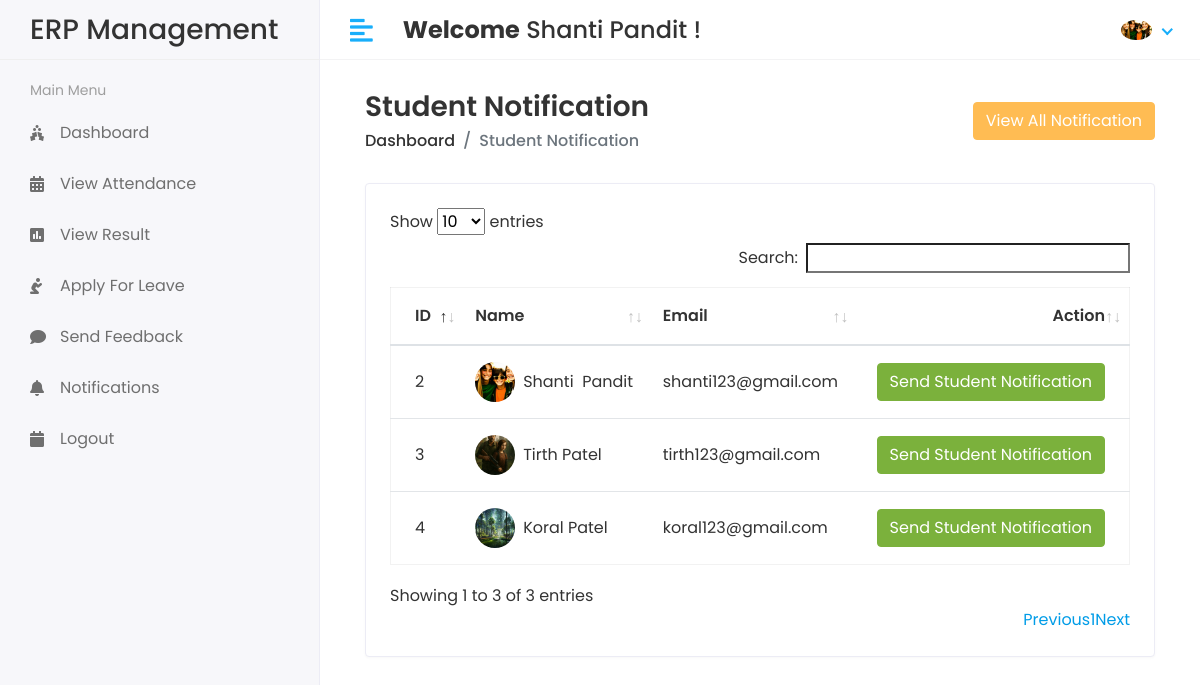
The app's page /Hod/Student/send_notification (signed in) with its own data.
### app/models.py (models this page shows, shortened)
class CustomUser(AbstractUser):
    USER = (
        (1,'HOD'),
        (2,'STAFF'),
        (3,'STUDENT'),
    )
    user_type = models.CharField(choices=USER,max_length=50,default=1)
    profile_pic = models.ImageField(upload_to='media/profile_pic')

class Student(models.Model):
    admin = models.OneToOneField(CustomUser,on_delete=models.CASCADE)
    address = models.TextField()
    gender = models.CharField(max_length=100)
    course_id = models.ForeignKey(Course,on_delete=models.DO_NOTHING)
    session_year_id = models.ForeignKey(Session_Year,on_delete=models.DO_NOTHING)
    created_at = models.DateTimeField(auto_now_add=True)
    updated_at = models.DateTimeField(auto_now=True)

### student_management_system/Hod_Views.py (the view)
# urls.py: path('Hod/Student/send_notification',Hod_Views.STUDENT_SEND_NOTIFICATION,name='student_send_notification'),
@login_required(login_url='/')
def STUDENT_SEND_NOTIFICATION(request):
    student = Student.objects.all()
    notification = Student_Notification.objects.all()
    context = {
        'student':student,
        'notification':notification,
    }
    return render(request,'Hod/student_notification.html',context)

### app/templates/Hod/student_notification.html (shortened to what this page needs)
{% extends 'base.html' %}
{% block content %}
<div class="content container-fluid">
   <div class="page-header">
      <div class="row align-items-center">
         <div class="col">
            <h3 class="page-title">Student Notification</h3>
            <ul class="breadcrumb">
               <li class="breadcrumb-item"><a href="index.html">Dashboard</a></li>
               <li class="breadcrumb-item active">Student Notification</li>
            </ul>
         </div>
         <div class="col-auto text-right float-right ml-auto">
            <button type="button" class="btn btn-primary" data-toggle="modal" data-target="#exampleModalCenter">
               View All Notification
            </button>
         </div>
      </div>
   </div>
   <div class="row">
      <div class="col-sm-12">
         <div class="card card-table">
            <div class="card-body">
               <div class="table-responsive">
                  <table id="table_id" class="table table-hover table-center mb-0">
                     <thead>
                        <tr>
                           <th>ID</th>
                           <th>Name</th>
                           <th>Email</th>
                           <th class="text-right">Action</th>
                        </tr>
                     </thead>
                     <tbody>
                     {% for i in student %}
                        <tr>
                           <td>{{i.id}}</td>
                           <td>
                              <h2 class="table-avatar">
                                 <a href="student-details.html" class="avatar avatar-sm mr-2"><img class="avatar-img rounded-circle" src="/{{i.admin.profile_pic}}" alt="User Image"></a>
                                 <a href="student-details.html">{{i.admin.first_name}}&nbsp;{{i.admin.last_name}}</a>
                              </h2>
                           </td>
                           <td>{{i.admin.email}}</td>
                           <td class="text-right">
                              <button type="button" class="btn btn-success" data-toggle="modal" data-target="#sendnotification-{{forloop.counter}}">
                                 Send Student Notification
                              </button>
                           </td>
                        </tr>
                     {% endfor %}
                     </tbody>
                  </table>
               </div>
            </div>
         </div>
      </div>
   </div>
</div>
{% endblock %}

### app/templates/includes/header.html (shortened to what this page needs)
{% load static %}
<div class="header">
   <div class="header-left">
      <a href="index.html" class="logo" style="text-decoration:none; color:inherit;">
         <h3 style="margin: 0; padding: 10px;">ERP Management</h3>
      </a>
   </div>
   <a href="javascript:void(0);" id="toggle_btn">
      <i class="fas fa-align-left"></i>
   </a>
   <div class="top-nav-search mt-3">
      <h4><strong>Welcome</strong>&nbsp;<span>{{user.first_name}} {{user.last_name}}</span>&nbsp;!</h4>
   </div>
   <ul class="nav user-menu">
      <li class="nav-item dropdown has-arrow">
         <a href="#" class="dropdown-toggle nav-link" data-toggle="dropdown">
            {% if user.profile_pic == "" %}
            <span class="user-img"><img class="rounded-circle" src="{% static 'assets/img/noimg.jpg' %}" width="31"
                  alt="Ryan Taylor"></span>
            {% else %}
            <span class="user-img"><img class="rounded-circle" src="/{{user.profile_pic}}" width="31"
                  alt="Ryan Taylor"></span>
            {% endif %}
         </a>
      </li>
   </ul>
</div>

### app/static/assets/css/style.css (style rules this page uses)
html { height: 100%; }
body { background-color: #fff; color: #333; font-family: 'Poppins', sans-serif; font-size: 1rem; height: 100%; line-height: 1.5; overflow-x: hidden; }
h1, h2, h3, h4, h5, h6 { font-family: 'Poppins', sans-serif; margin-top: 0; }
a { color: #009ce7; }
input, button, a { transition: all 0.4s ease; -moz-transition: all 0.4s ease; -o-transition: all 0.4s ease; -ms-transition: all 0.4s ease; -webkit-transition: all 0.4s ease; }
input, input:focus, button, button:focus { outline: none; }
ul, ol { padding: 0px; list-style: none; }
.table { color: #333; max-width: 100%; margin-bottom: 0; width: 100%; }
.table.dataTable { border-collapse: collapse !important; border: 1px solid rgba(0, 0, 0, 0.05); }
table.table td h2 { display: inline-block; font-size: inherit; font-weight: 400; margin: 0; padding: 0; vertical-align: middle; }
table.table td h2.table-avatar { align-items: center; display: inline-flex; font-size: inherit; font-weight: 400; margin: 0; padding: 0; vertical-align: middle; white-space: nowrap; }
table.table td h2 a { color: #333; }
.table thead tr th { font-weight: 600; }
.table tbody tr { border-bottom: 1px solid rgba(0, 0, 0, 0.05); }
.table.table-center td, .table.table-center th { vertical-align: middle; }
.card-table .card-body .table>thead>tr>th { border-top: 0; }
.card-table .card-body .table tr td:first-child, .card-table .card-body .table tr th:first-child { padding-left: 1.5rem; }
.card-table .card-body .table tr td:last-child, .card-table .card-body .table tr th:last-child { padding-right: 1.5rem; }
.card-table .table td, .card-table .table th { border-top: 1px solid #e2e5e8; padding: 1rem 0.75rem; white-space: nowrap; }
.btn-primary { background-color: #FFBC53; border: 1px solid #FFBC53; }
.btn-success { background-color: #7bb13c; border: 1px solid #7bb13c }
.card { border: 1px solid #ececf5; box-shadow: 0 1px 3px 0 rgba(0, 0, 0, 0.03); margin-bottom: 1.875rem; }
.card-body { padding: 1.5rem; }
.avatar { position: relative; display: inline-block; width: 3rem; height: 3rem }
.avatar>img { width: 100%; height: 100%; -o-object-fit: cover; object-fit: cover; }
.avatar-sm { width: 2.5rem; height: 2.5rem; }
.header { background-color: #fff; border-bottom: 1px solid #f3f3f4; left: 0; position: fixed; right: 0; top: 0; z-index: 1001; height: 60px; }
.header .header-left { float: left; height: 60px; padding: 0 20px; position: relative; width: 320px; z-index: 1; transition: all 0.2s ease-in-out; background-color: #f7f7fa; border-bottom: 1px solid #efefef; border-right: 1px solid #ececf5; display: flex; align-items: center; }
.header .header-left .logo { display: inline-block; line-height: 60px; }
.header .dropdown-toggle:after { display: none; }
.header .has-arrow .dropdown-toggle:after { border-top: 0; border-left: 0; border-bottom: 2px solid #18aefa; border-right: 2px solid #18aefa; content: ''; height: 8px; display: inline-block; pointer-events: none; -webkit-transform-origin: 66% 66%; -ms-transform-origin: 66% 66%; transform-origin: 66% 66%; -webkit-transform: rotate(45deg); -ms-transform: rotate(45deg); transform: rotate(45deg); -webkit-transition: all 0.15s ease-in-out; transition: all 0.15s ease-in-out; width: 8px; vertical-align: 0px; }
.user-menu { float: right; margin: 0; position: relative; z-index: 99; padding-right: 15px; }
.user-menu.nav>li>a { color: #a0a0a0; font-size: 14px; line-height: 58px; padding: 0 15px; height: 60px; }
.user-img { margin-right: 3px; position: relative; }
.top-nav-search { float: left; margin-left: 15px; }
.page-header { margin-bottom: 1.875rem; }
.page-header .breadcrumb { background-color: transparent; color: #6c757d; font-size: 1rem; font-weight: 500; margin-bottom: 0; padding: 0; }
.page-header .breadcrumb a { color: #333; }
.page-title { font-size: 28px; font-weight: 600; color: #333; margin-bottom: 5px; }
@media (min-width: 992px) { #toggle_btn { align-items: center; color: #18aefa; display: inline-flex; float: left; font-size: 26px; height: 60px; justify-content: center; margin-left: 15px; padding: 0 15px; } }

### records on screen
CustomUser: first_name "Shanti", last_name "Pandit", profile_pic (picture)
Student: id "2", admin.profile_pic (picture), admin.first_name "Shanti", admin.last_name "Pandit", admin.email "shanti123@gmail.com"
Student: id "3", admin.profile_pic (picture), admin.first_name "Tirth", admin.last_name "Patel", admin.email "tirth123@gmail.com"
Student: id "4", admin.profile_pic (picture), admin.first_name "Koral", admin.last_name "Patel", admin.email "koral123@gmail.com"
